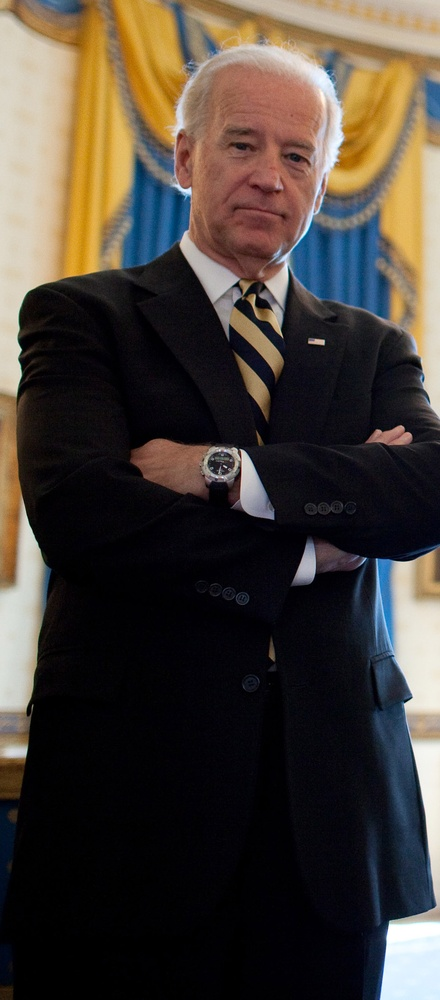
#> input picture face_recognition_examples/biden.jpg, 440 x 1000 px, shrunk from 970 x 2204 before the run
$ python mediaeval-saliency-colors.py
#> lines starting #> are read from the running program, lines starting #| are printed output that depends on the picture; after the words box and inside, x2 and y2 are one past the last pixel; in counts of white or black regions, pixels touching at a corner belong together
# https://jacobgil.github.io/computervision/saliency-from-backproj

import cv2
import numpy as np


def backproject(source, target, levels=2, scale=1):
    hsv = cv2.cvtColor(source, cv2.COLOR_BGR2HSV)
    hsvt = cv2.cvtColor(target, cv2.COLOR_BGR2HSV)
    # calculating object histogram
    roihist = cv2.calcHist([hsv], [0, 1], None,
                           [levels, levels], [0, 180, 0, 256])

    # normalize histogram and apply backprojection
    cv2.normalize(roihist, roihist, 0, 255, cv2.NORM_MINMAX)
    dst = cv2.calcBackProject([hsvt], [0, 1], roihist, [0, 180, 0, 256], scale)
    return dst


def largest_contour_rect(saliency):
    contours, hierarchy = cv2.findContours(saliency * 1,
    cv2.RETR_LIST,cv2.CHAIN_APPROX_SIMPLE)

    contours = sorted(contours, key = cv2.contourArea)
    return cv2.boundingRect(contours[-1])


def refine_saliency_with_grabcut(img, saliency):
    rect = largest_contour_rect(saliency)
    bgdmodel = np.zeros((1, 65),np.float64)
    fgdmodel = np.zeros((1, 65),np.float64)
    saliency[np.where(saliency > 0)] = cv2.GC_FGD
    mask = saliency
    cv2.grabCut(img, mask, rect, bgdmodel, fgdmodel, \
                1, cv2.GC_INIT_WITH_RECT)
    mask = np.where((mask==2)|(mask==0),0,1).astype('uint8')
    return mask

img = cv2.imread('biden.jpg')
#> img is the input picture: shape (1000, 440, 3); mean B, G, R 55.5, 62.7, 70.8
cv2.pyrMeanShiftFiltering(img, 2, 10, img, 4)
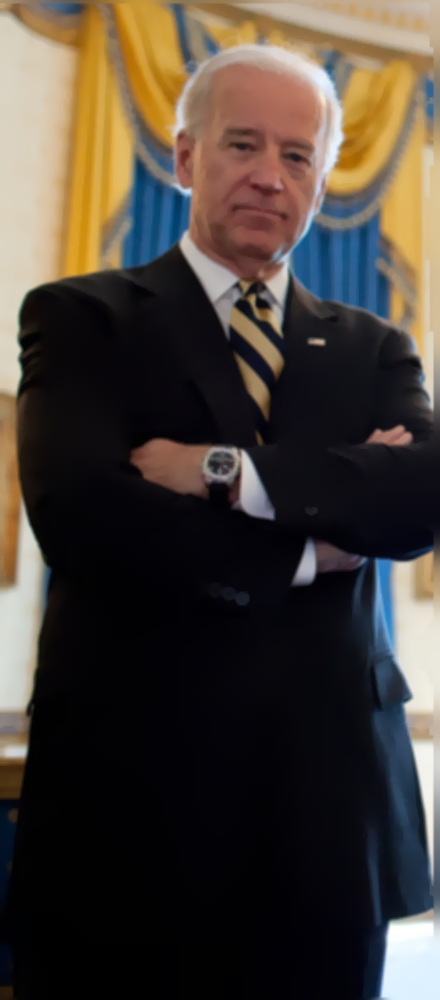
#> img: shape (1000, 440, 3); mean B, G, R 55.1, 62.5, 70.6
cv2.imshow('mean',img)

backproj = np.uint8(backproject(img, img, levels=2))
#> in backproject, `hsv = cv2.cvtColor(source, cv2.COLOR_BGR2HSV)`: hsv: shape (1000, 440, 3); mean H, S, V 82.5, 117.4, 77.5
#> in backproject, `roihist = cv2.calcHist([hsv], [0, 1], None, [levels, levels], [0, 180,..`: roihist = [[122617, 43821], [101378, 172184]]
#> in backproject, `dst = cv2.calcBackProject([hsvt], [0, 1], roihist, [0, 180, 0, 256], s..`:
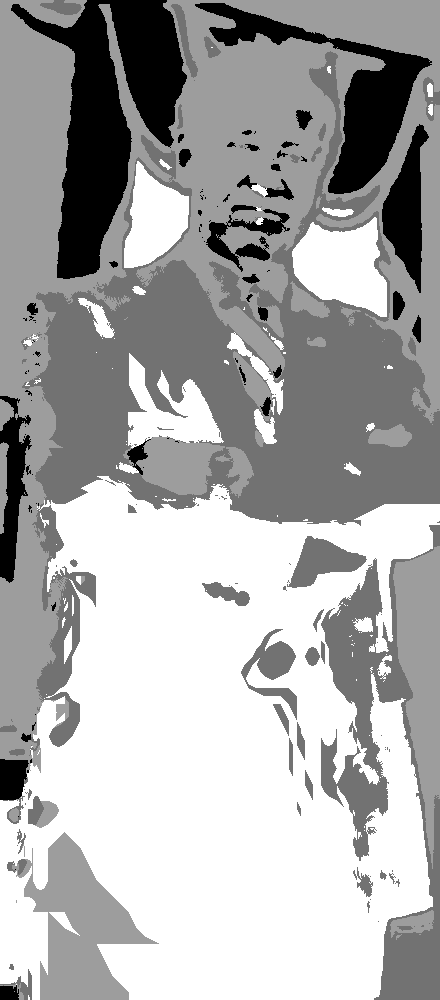
#> dst: shape (1000, 440); min 0, max 255, mean 169.8
cv2.imshow('back',backproj)


cv2.normalize(backproj, backproj, 0, 255, cv2.NORM_MINMAX)

saliencies = [backproj, backproj, backproj]
saliency = cv2.merge(saliencies)


cv2.pyrMeanShiftFiltering(saliency, 20, 200, saliency, 2)
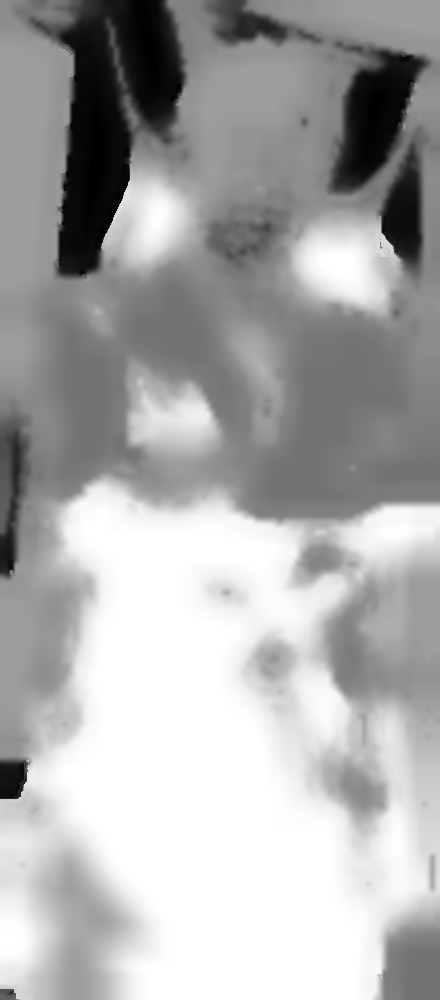
#> saliency: shape (1000, 440, 3); min 0, max 255, mean 171
saliency = cv2.cvtColor(saliency, cv2.COLOR_BGR2GRAY)
#> saliency: shape (1000, 440)
cv2.equalizeHist(saliency, saliency)
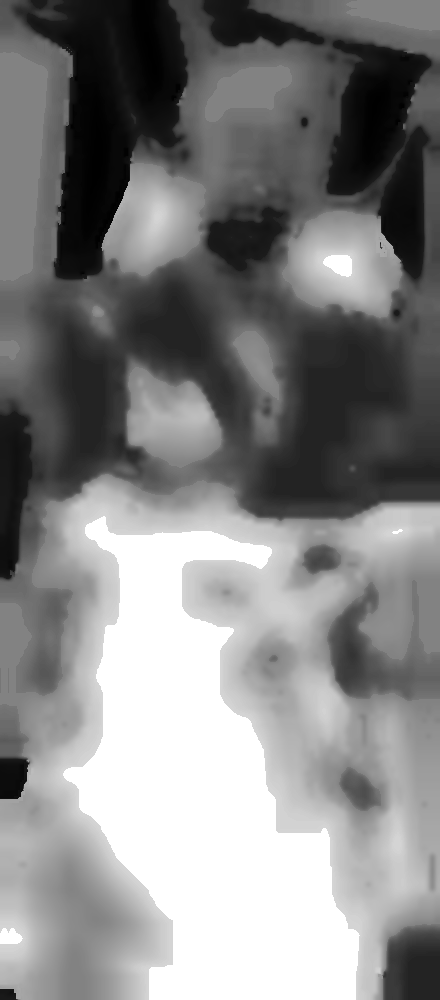
#> saliency: shape (1000, 440); min 0, max 255, mean 131.8
cv2.imshow('saliency',saliency)

(T, saliency) = cv2.threshold(saliency, 100, 255, cv2.THRESH_BINARY)
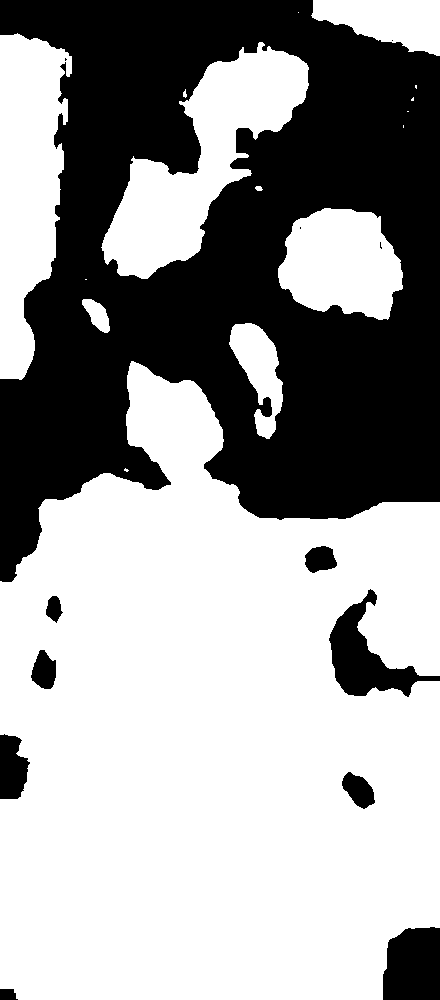
#> saliency: shape (1000, 440); 61.3% white; 13 black regions (4 under 20 px), largest, box (x1, y1, x2, y2) and area: (0, 0, 440, 582) 158343, (329, 589, 440, 697) 4213, (383, 927, 440, 1000) 3772

cv2.imshow('tresh',saliency)

cv2.waitKey()
cv2.destroyAllWindows()

$ run again, with face_recognition_examples/obama-1080p.jpg copied over face_recognition_examples/biden.jpg
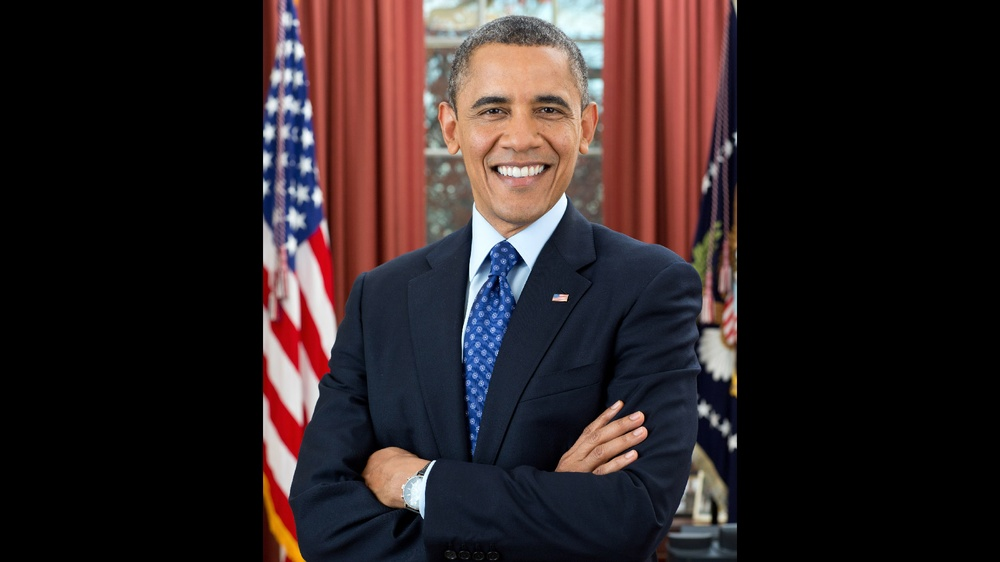
#> input picture face_recognition_examples/obama-1080p.jpg, 1000 x 562 px, shrunk from 1920 x 1080 before the run
#> img is the input picture: shape (562, 1000, 3); mean B, G, R 36.3, 34.9, 46.3
#> hsv: shape (562, 1000, 3); mean H, S, V 36.3, 62, 52.7
#> roihist = [[332267, 65650], [100548, 63535]]
#> `cv2.equalizeHist(saliency, saliency)`:
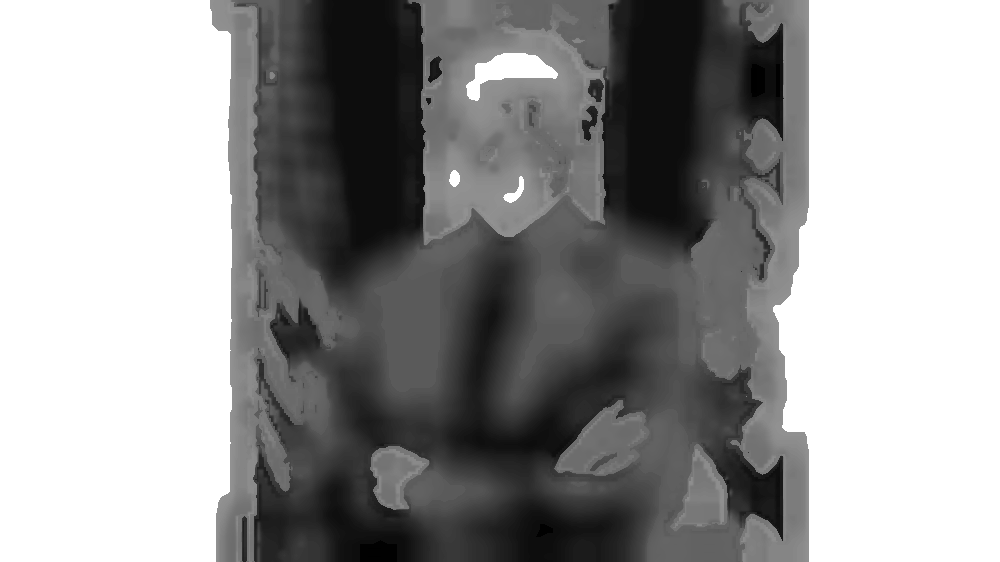
#> saliency: shape (562, 1000); min 0, max 255, mean 152
#> `(T, saliency) = cv2.threshold(saliency, 100, 255, cv2.THRESH_BINARY)`:
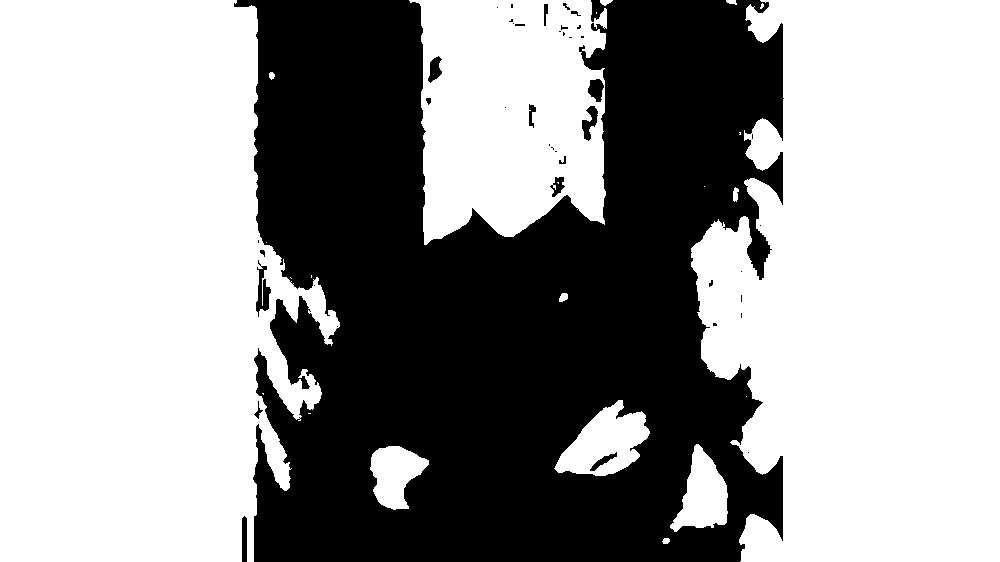
#> saliency: shape (562, 1000); 60.6% white; 42 black regions (25 under 20 px), largest, box (x1, y1, x2, y2) and area: (234, 0, 784, 562) 219242, (256, 260, 271, 317) 398, (582, 106, 598, 141) 281
